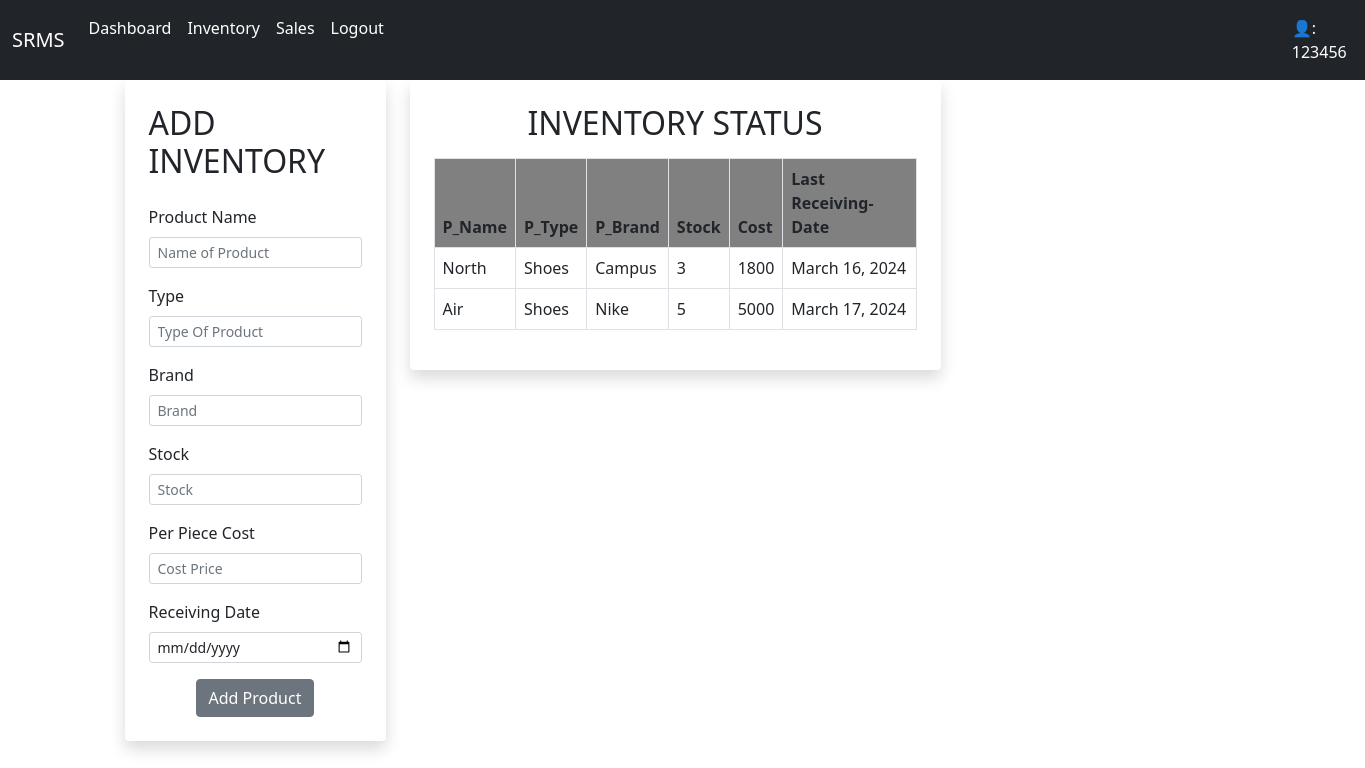
The page /inventory/ (signed in) on the database as committed earlier.
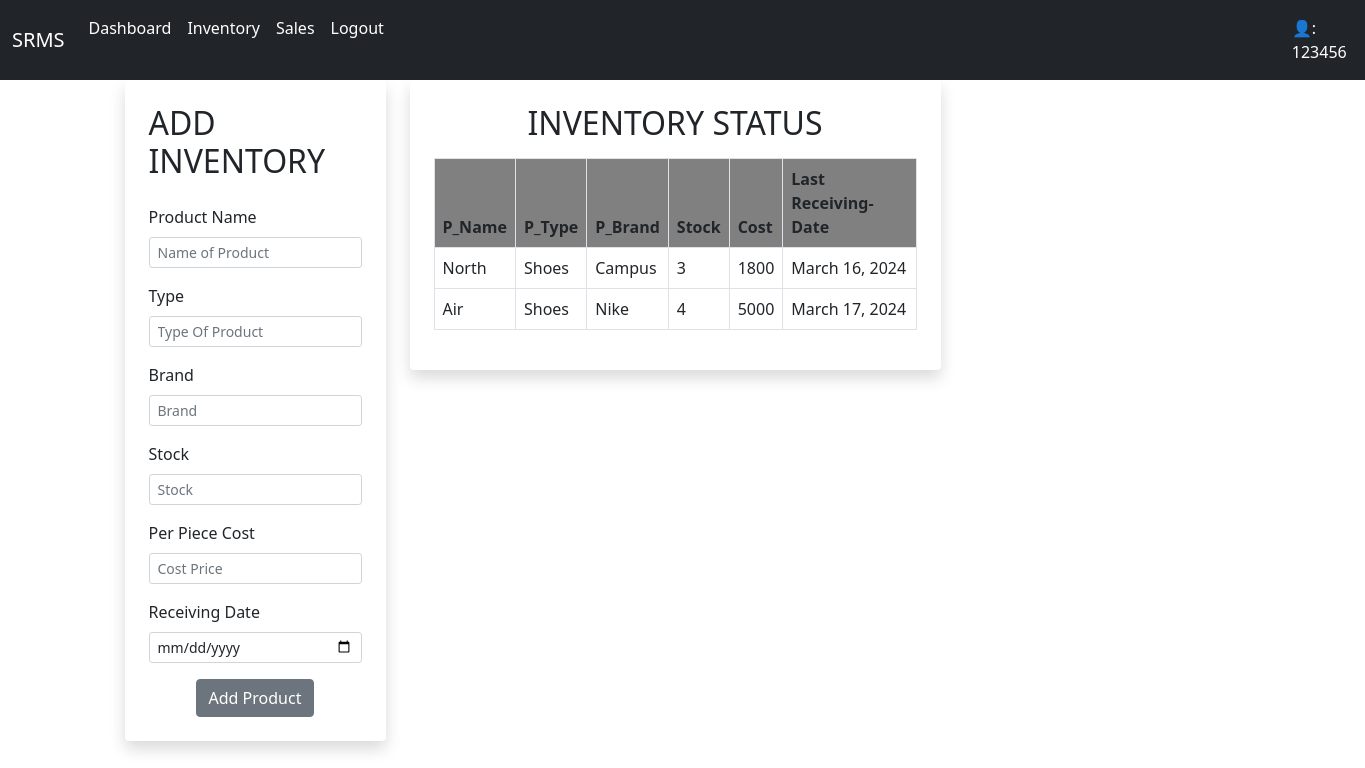
The same page on the database as committed later.
### inventory/models.py (models this page shows)
class Inventory(models.Model):
    username=models.CharField(max_length=20)
    P_Type=models.CharField(max_length=20)
    p_Name=models.CharField(max_length=15)
    P_Brand=models.CharField(max_length=10)
    P_Stock=models.IntegerField()
    R_date=models.DateField(null=True,blank=True)
    cost=models.IntegerField()

### inventory/views.py (the view, shortened to what this page needs)
# urls.py: path('inventory/',iviews.inventory,name='inventory'),
def inventory(request):
    user = request.user
    username = user.username
    queryset=Inventory.objects.all()
    context={"Inventory":queryset}
    return render(request,'inventory/inventory.html',context=context)

### templates/inventory/inventory.html (shortened to what this page needs)
{% extends 'inventory/base.html' %}
{% block content %}
<div class="container">
  <div class="row">
    <div class="col-md-3">
      <form class="form-container" method="post">
        <div class="shadow p-4 mb-5 bg-white rounded" style="padding-left: 50px; max-width: 300px;">
          <h2 class="mb-4">ADD INVENTORY</h2>
          <div class="mb-3">
            <label for="formGroupExampleInput" class="form-label">Product Name</label>
            <input type="text" class="form-control form-control-sm" id="formGroupExampleInput" placeholder="Name of Product" name="nameofproduct">
          </div>
          <div class="mb-3">
            <label for="formGroupExampleInput2" class="form-label">Type</label>
            <input type="text" class="form-control form-control-sm" id="formGroupExampleInput2" placeholder="Type Of Product" name="typeofproduct">
          </div>
          <div class="mb-3">
            <label for="formGroupExampleInput2" class="form-label">Brand</label>
            <input type="text" class="form-control form-control-sm" id="formGroupExampleInput2" placeholder="Brand" name="brand">
          </div>
          <div class="mb-3">
            <label for="formGroupExampleInput2" class="form-label">Stock</label>
            <input type="text" class="form-control form-control-sm" id="formGroupExampleInput2" placeholder="Stock" name="stock">
          </div>
          <div class="mb-3">
            <label for="formGroupExampleInput2" class="form-label">Per Piece Cost</label>
            <input type="text" class="form-control form-control-sm" id="formGroupExampleInput2" placeholder="Cost Price" name="costprice">
          </div>
          <div class="mb-3">
            <label for="formGroupExampleInput2" class="form-label">Receiving Date</label>
            <input type="date" class="form-control form-control-sm" id="formGroupExampleInput2" name="rdate">
          </div>
          <button type="submit" class="btn btn-secondary d-block mx-auto">Add Product</button>
        </div>
      </form>
    </div>
    <div class="col-md-9">
      <div class="shadow p-4 mb-5 bg-white rounded" style="width: calc(100% - 300px);">
        <h2 class="text-center mb-3">INVENTORY STATUS</h2>
        <div class="InventoryStatus">
          <table class="table table-bordered table-hover">
            <thead style="background-color: gray;">
              <tr>
                <th>P_Name</th>
                <th>P_Type</th>
                <th>P_Brand</th>
                <th>Stock</th>
                <th>Cost</th>
                <th>Last Receiving-Date</th>
              </tr>
            </thead>
            <tbody>
                {% for item in Inventory %}
                {% if item.username == user.username %}
                    <tr>
                        <td>{{ item.p_Name }}</td>
                        <td>{{ item.P_Type }}</td>
                        <td>{{ item.P_Brand }}</td>
                        <td>{{ item.P_Stock }}</td>
                        <td>{{ item.cost }}</td>
                        <td>{{ item.R_date }}</td>
                    </tr>
                {% endif %}
            {% endfor %}
            </tbody>
          </table>
        </div>
      </div>
    </div>
  </div>
</div>
{% endblock %}

### templates/inventory/base.html (shortened to what this page needs)
<!DOCTYPE html>
<html lang="en">
<head>
    <link href="https://cdn.jsdelivr.net/npm/bootstrap@5.0.2/dist/css/bootstrap.min.css" rel="stylesheet">
</head>
<body>
    <nav class="navbar navbar-expand-lg navbar-dark bg-dark">
        <div class="container-fluid">
          <a class="navbar-brand" href="#">SRMS</a>
          <div class="collapse navbar-collapse" id="navbarNavAltMarkup">
            <div class="navbar-nav">
              <a class="nav-link active" aria-current="page" href="{% url 'dashboard'%}">Dashboard</a>
              <a class="nav-link active" aria-current="page" href="{% url 'inventory'%}">Inventory</a>
              <a class="nav-link active" aria-current="page" href="{% url 'sales'%}">Sales</a>
              <a class="nav-link active" aria-current="page" href="{% url 'logout'%}">Logout</a>
              <a class="nav-link active" aria-current="page" href="#" style="color: white; padding-left: 900px;">&#128100;: {{ user.username }}</a>
            </div>
          </div>
        </div>
      </nav>
    {% block content%}
    {% endblock %}
</body>
</html>

Rows that differ between the two databases and show on the page:
changed Inventory "Air": P_Stock "5" → "4"
